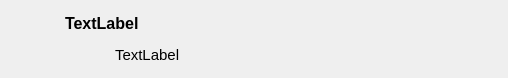
<?xml version="1.0" encoding="UTF-8"?>
<ui version="4.0">
 <class>wdgCuriosity</class>
 <widget class="QWidget" name="wdgCuriosity">
  <property name="geometry">
   <rect>
    <x>0</x>
    <y>0</y>
    <width>508</width>
    <height>78</height>
   </rect>
  </property>
  <layout class="QHBoxLayout" name="horizontalLayout_4">
   <item>
    <layout class="QHBoxLayout" name="horizontalLayout_3">
     <item>
      <widget class="QLabel" name="lblPixmap">
       <property name="minimumSize">
        <size>
         <width>32</width>
         <height>32</height>
        </size>
       </property>
       <property name="maximumSize">
        <size>
         <width>32</width>
         <height>32</height>
        </size>
       </property>
       <property name="text">
        <string/>
       </property>
       <property name="pixmap">
        <pixmap resource="../images/xulpymoney.qrc">:/xulpymoney/curiosity.png</pixmap>
       </property>
       <property name="scaledContents">
        <bool>true</bool>
       </property>
      </widget>
     </item>
     <item>
      <layout class="QVBoxLayout" name="verticalLayout">
       <item>
        <layout class="QHBoxLayout" name="horizontalLayout">
         <item>
          <widget class="QLabel" name="label_2">
           <property name="minimumSize">
            <size>
             <width>10</width>
             <height>0</height>
            </size>
           </property>
           <property name="maximumSize">
            <size>
             <width>10</width>
             <height>16777215</height>
            </size>
           </property>
          </widget>
         </item>
         <item>
          <widget class="QLabel" name="lblTitle">
           <property name="font">
            <font>
             <pointsize>12</pointsize>
             <weight>75</weight>
             <italic>false</italic>
             <bold>true</bold>
            </font>
           </property>
           <property name="text">
            <string>TextLabel</string>
           </property>
           <property name="alignment">
            <set>Qt::AlignJustify|Qt::AlignVCenter</set>
           </property>
           <property name="wordWrap">
            <bool>true</bool>
           </property>
           <property name="margin">
            <number>3</number>
           </property>
          </widget>
         </item>
        </layout>
       </item>
       <item>
        <layout class="QHBoxLayout" name="horizontalLayout_2">
         <item>
          <widget class="QLabel" name="label">
           <property name="minimumSize">
            <size>
             <width>60</width>
             <height>0</height>
            </size>
           </property>
           <property name="maximumSize">
            <size>
             <width>60</width>
             <height>16777215</height>
            </size>
           </property>
           <property name="text">
            <string/>
           </property>
          </widget>
         </item>
         <item>
          <widget class="QLabel" name="lbl">
           <property name="font">
            <font>
             <pointsize>11</pointsize>
            </font>
           </property>
           <property name="text">
            <string>TextLabel</string>
           </property>
           <property name="alignment">
            <set>Qt::AlignJustify|Qt::AlignVCenter</set>
           </property>
           <property name="wordWrap">
            <bool>true</bool>
           </property>
           <property name="margin">
            <number>2</number>
           </property>
          </widget>
         </item>
        </layout>
       </item>
      </layout>
     </item>
    </layout>
   </item>
  </layout>
 </widget>
 <resources>
  <include location="../images/xulpymoney.qrc"/>
 </resources>
 <connections/>
</ui>
